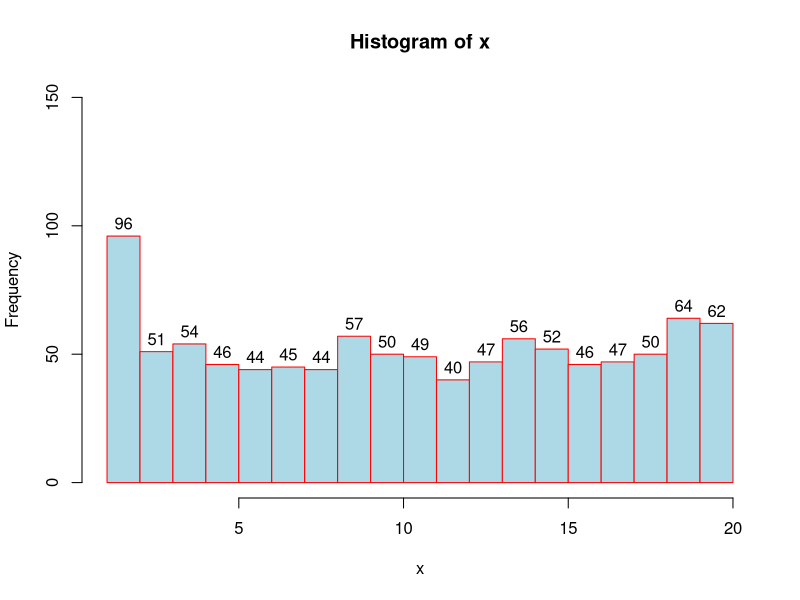
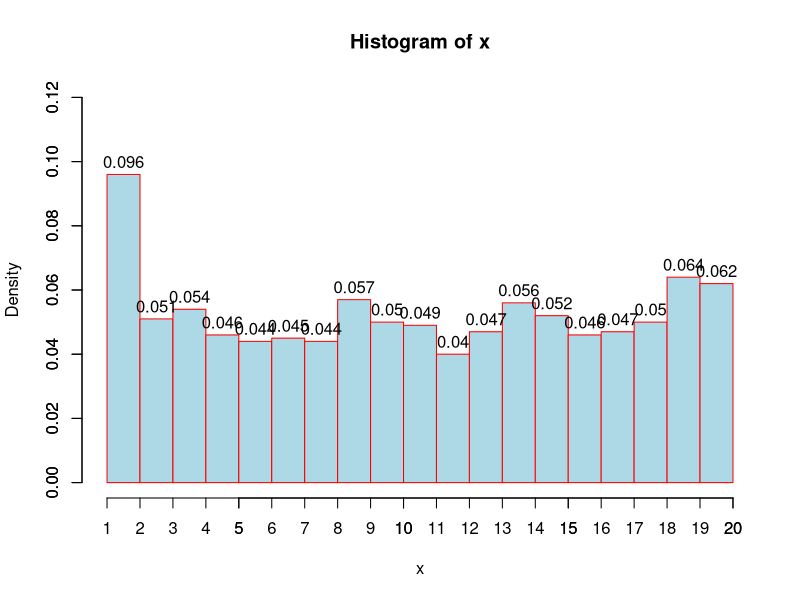
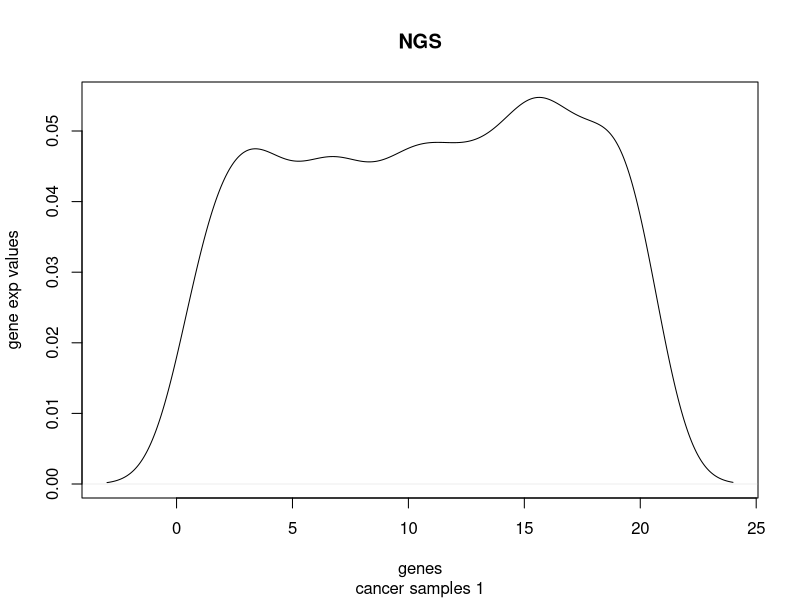
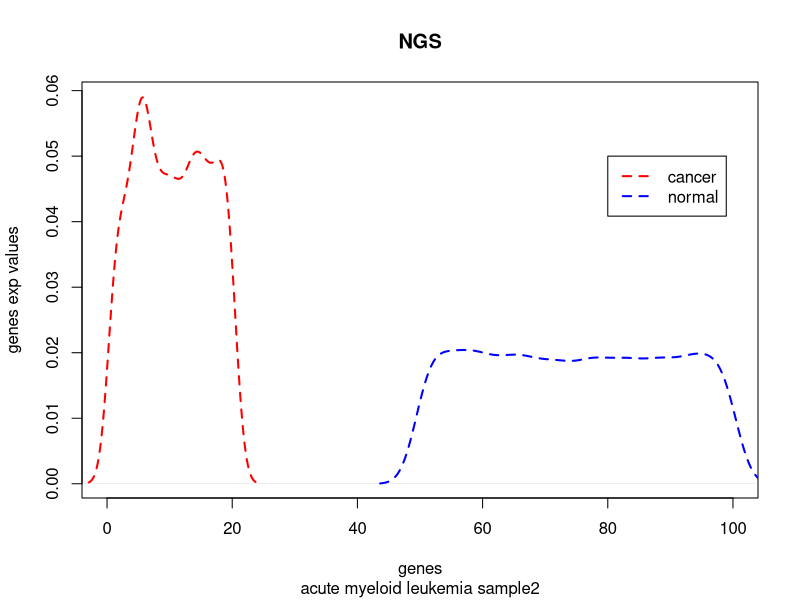
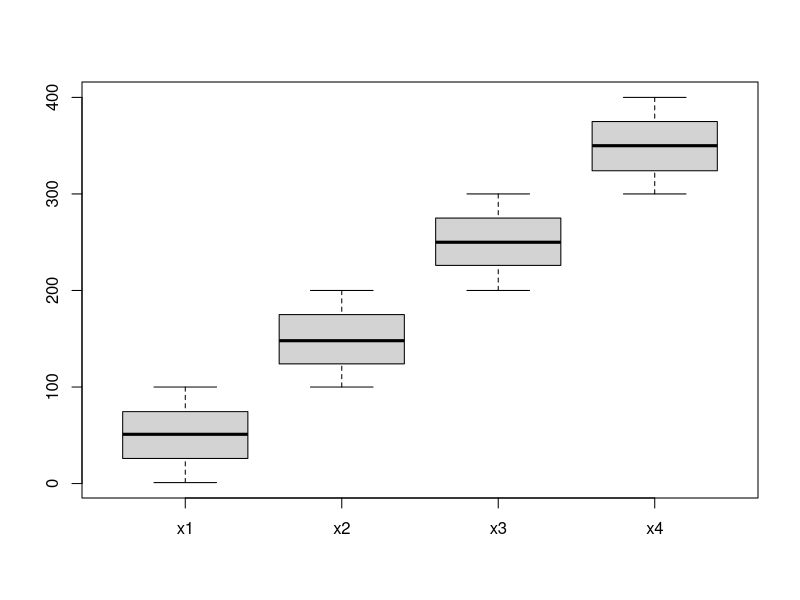

Reproduce these figures in R, in order.
#histogram
x= sample(1:20, 1000, replace = T)
x
hist(x, breaks = 20, labels = T, col = "lightblue", border = "red", ylim = c(0,150))


#histogram for probability instead of frequency
hist(x, freq=F, breaks = 20, labels = T, col = "lightblue", border = "red", ylim = c(0,0.12))
axis(side=1,at=1:20, 1:20)
axis(side = 2)


#density plot
x=sample(1:20, 1000, replace = T)
plot(density(x), xlab="genes", ylab = "gene exp values", main = "NGS", sub="cancer samples 1")


#desnity plot for two distribution
x=sample(1:20, 1000, replace = T)
y=sample(50:100, 10000, replace = T)
plot(density(x), xlim=c(0,100), col="red", lwd=2, lty=2, xlab = "genes", ylab = "genes exp values", main = "NGS", sub="acute myeloid leukemia sample2")
lines(density(y), col="blue", lwd=2, lty=2)
legend(80,0.05, c("cancer","normal"), col = c("red","blue"), lwd=2, lty=2)



#BoxPlot
x1=sample(1:100, 1000, replace = T)
x2=sample(100:200, 1000, replace = T)
x3= sample(200:300, 1000, replace = T)
x4= sample(300:400, 1000, replace =T)
abc = cbind(x1,x2,x3,x4)
abc
boxplot(abc)
